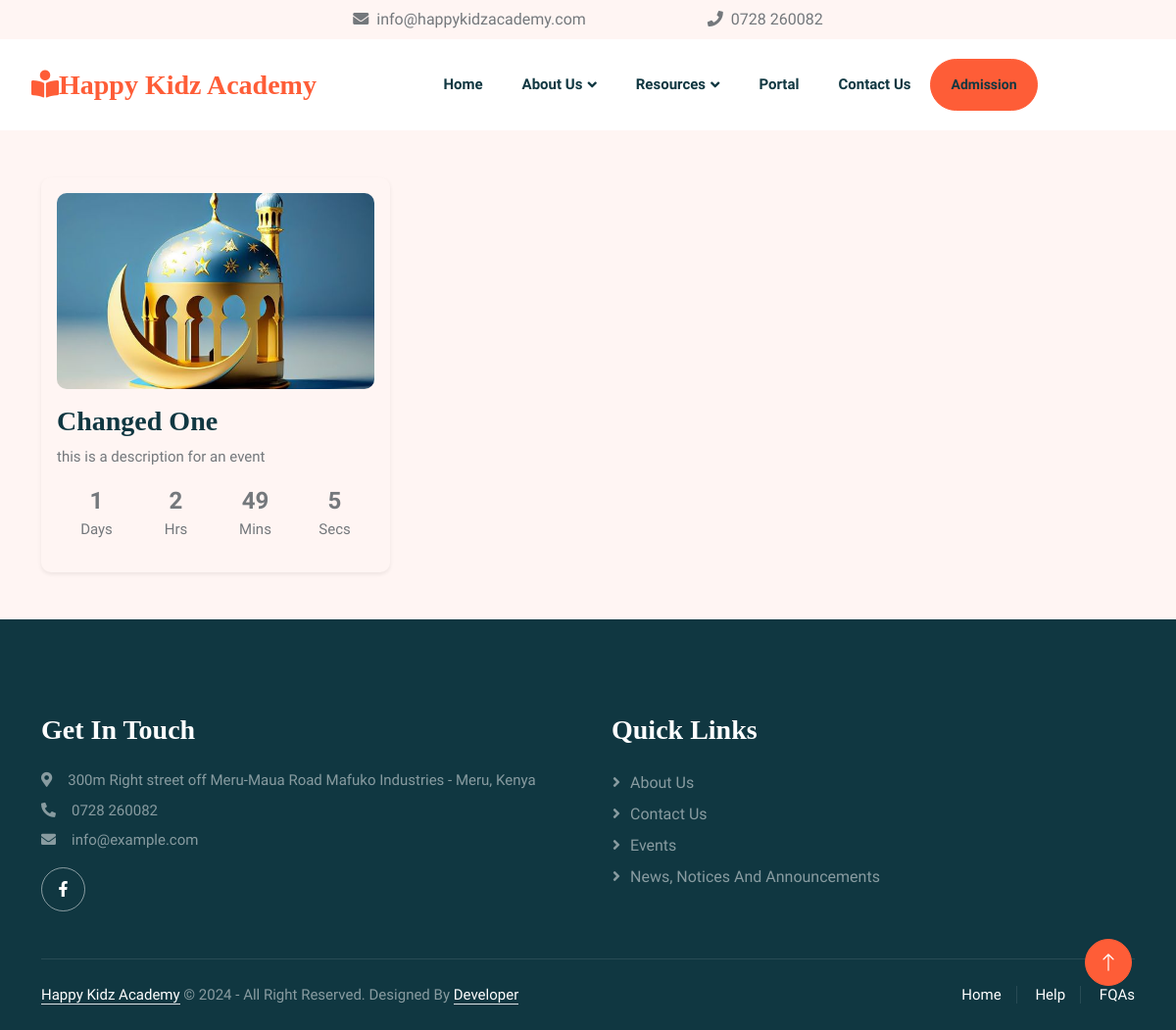
The app's page /events with its own data.
### main/models.py (models this page shows, shortened)
class Event(models.Model):
    title = models.CharField(max_length=255)  # Title of the event
    image = models.ImageField(upload_to='events_images')  # Image field for the event
    content = models.TextField()  # Content description of the event
    start_time = models.DateTimeField()  # Event start time
    end_time = models.DateTimeField()  # Event end time

### main/views.py (the view)
# urls.py: path('events', events, name='events'),
def events(request):
    events = Event.objects.filter(end_time__gte=timezone.now()).order_by('start_time')
    event_end_timestamps = [event.end_time.timestamp() for event in events]
    return render(request, 'main/events.html', {
        'events': events,  # Pass all events here
        'event_end_timestamps': event_end_timestamps,  # List of end timestamps for JS countdown
    })

### main/templates/main/events.html (shortened to what this page needs)
{% extends 'main/base.html' %}
{% load static %}
{% block content %}
<div class="container my-5">
    <div class="row g-4">
        {% for event in events %}
            <div class="col-md-4">
                <div class="event-card bg-light p-3 rounded shadow-sm position-relative">
                    <div class="event-image mb-3">
                        <img src="{{ event.image.url }}" alt="{{ event.title }}" class="img-fluid rounded" style="max-height: 200px; object-fit: cover;">
                    </div>
                    <h3 class="event-title">{{ event.title }}</h3>
                    <p>{{ event.content }}</p>
                    <div class="countdown d-flex justify-content-between text-center my-3">
                        <div>
                            <span id="days-{{ forloop.counter0 }}">00</span> Days
                        </div>
                        <div>
                            <span id="hours-{{ forloop.counter0 }}">00</span> Hrs
                        </div>
                        <div>
                            <span id="minutes-{{ forloop.counter0 }}">00</span> Mins
                        </div>
                        <div>
                            <span id="seconds-{{ forloop.counter0 }}">00</span> Secs
                        </div>
                    </div>
                </div>
            </div>
        {% endfor %}
    </div>
</div>
{% endblock %}

### static/css/style.css (style rules this page uses)
:root { --primary: #FE5D37; --light: #FFF5F3; --dark: #103741; }
body { font-size: 15px; }
h1, h2, h3, h4, .h1, .h2, .h3, .h4, .display-1, .display-2, .display-3, .display-4, .display-5, .display-6 { font-family: 'san-seriff', cursive; font-weight: 700; }

### main/templates/main/events.html (style rules this page uses)
.event-card { height: 100%; }
.event-image img { width: 100%; max-height: 200px; object-fit: cover; }
.countdown div { flex: 1; }
.countdown span { display: block; font-size: 1.5rem; font-weight: bold; }

### records on screen
Event: image (picture), title "Changed One", content "this is a description for an event"
